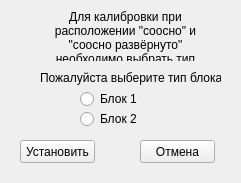
<?xml version="1.0" encoding="UTF-8"?>
<ui version="4.0">
 <class>AdditionSetsWindow</class>
 <widget class="QMainWindow" name="AdditionSetsWindow">
  <property name="geometry">
   <rect>
    <x>0</x>
    <y>0</y>
    <width>241</width>
    <height>183</height>
   </rect>
  </property>
  <property name="minimumSize">
   <size>
    <width>241</width>
    <height>183</height>
   </size>
  </property>
  <property name="maximumSize">
   <size>
    <width>241</width>
    <height>183</height>
   </size>
  </property>
  <property name="windowTitle">
   <string>Дополнительная настройка</string>
  </property>
  <widget class="QWidget" name="centralwidget">
   <widget class="QPushButton" name="SetBtn">
    <property name="geometry">
     <rect>
      <x>20</x>
      <y>140</y>
      <width>75</width>
      <height>23</height>
     </rect>
    </property>
    <property name="text">
     <string>Установить</string>
    </property>
   </widget>
   <widget class="QPushButton" name="CancelBtn">
    <property name="geometry">
     <rect>
      <x>140</x>
      <y>140</y>
      <width>75</width>
      <height>23</height>
     </rect>
    </property>
    <property name="text">
     <string>Отмена</string>
    </property>
   </widget>
   <widget class="QRadioButton" name="Block1RBtn">
    <property name="geometry">
     <rect>
      <x>80</x>
      <y>90</y>
      <width>82</width>
      <height>18</height>
     </rect>
    </property>
    <property name="text">
     <string>Блок 1</string>
    </property>
   </widget>
   <widget class="QRadioButton" name="Block2RBtn">
    <property name="geometry">
     <rect>
      <x>80</x>
      <y>110</y>
      <width>82</width>
      <height>18</height>
     </rect>
    </property>
    <property name="text">
     <string>Блок 2</string>
    </property>
   </widget>
   <widget class="QLabel" name="label">
    <property name="geometry">
     <rect>
      <x>40</x>
      <y>10</y>
      <width>171</width>
      <height>51</height>
     </rect>
    </property>
    <property name="text">
     <string>Для калибровки при расположении &quot;соосно&quot; и &quot;соосно развёрнуто&quot; необходимо выбрать тип блока.</string>
    </property>
    <property name="scaledContents">
     <bool>false</bool>
    </property>
    <property name="alignment">
     <set>Qt::AlignHCenter|Qt::AlignTop</set>
    </property>
    <property name="wordWrap">
     <bool>true</bool>
    </property>
   </widget>
   <widget class="QLabel" name="label_2">
    <property name="geometry">
     <rect>
      <x>40</x>
      <y>70</y>
      <width>181</width>
      <height>16</height>
     </rect>
    </property>
    <property name="text">
     <string>Пожалуйста выберите тип блока:</string>
    </property>
   </widget>
  </widget>
 </widget>
 <resources/>
 <connections/>
</ui>
